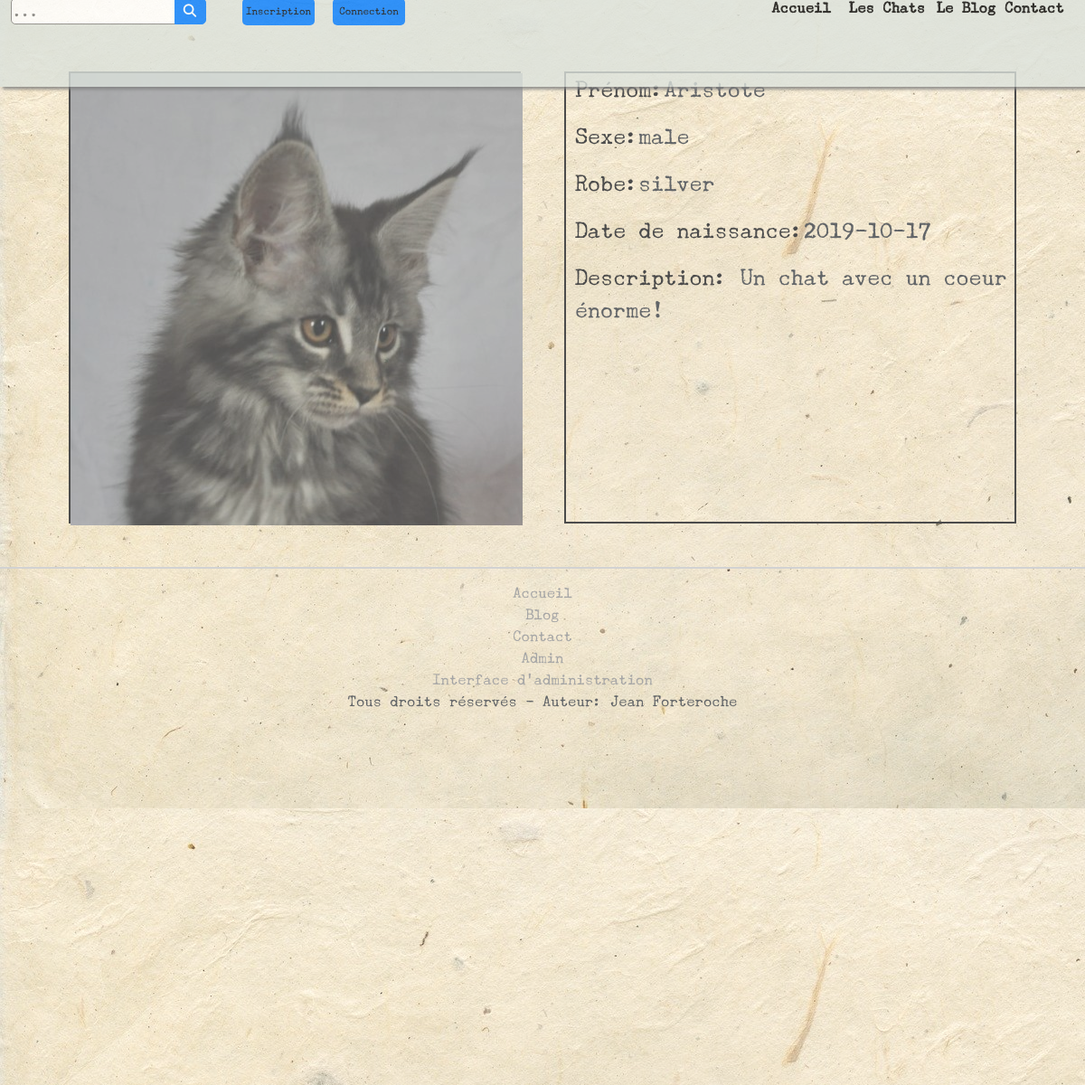
The app's page /index.php?action=maine_coon_youngsters with its own data.
### tables this page shows
CREATE TABLE IF NOT EXISTS `cat_data` (
  `id` int(250) NOT NULL AUTO_INCREMENT,
  `name` varchar(250) NOT NULL,
  `breeder` varchar(250) NOT NULL,
  `gender` varchar(250) NOT NULL,
  `dob` date NOT NULL,
  `coat_color` varchar(250) NOT NULL,
  `hair_type` varchar(250) NOT NULL,
  `tabby_marking` varchar(250) NOT NULL,
  `eye_coloration` varchar(250) NOT NULL,
  `pattern_of_coat` varchar(250) NOT NULL,
  `breed` varchar(250) NOT NULL,
  `status` varchar(250) NOT NULL,
  `cat_shows` varchar(250) NOT NULL,
  `location` varchar(250) NOT NULL,
  `identification` varchar(250) NOT NULL,
  `description` varchar(250) NOT NULL,
  `image` varchar(250) NOT NULL,
  `age_category` varchar(100) NOT NULL,
  PRIMARY KEY (`id`)
);

### controller/controller.php (called while the page is built, shortened)
<?php
require_once('./model/CatManager.php');
function displayAllYoungsters(){
    $catManager = new \Sebastien\Blog\Model\CatManager();
    $req = $catManager->getAllYoungsters();
    require('./view/frontend/maine_coon_youngsters_view.php');
}

### model/CatManager.php (called while the page is built, shortened)
<?php
class CatManager extends Manager
{
	public function getAllYoungsters(){
	$db = $this->dbConnect();
	$req = $db->query("SELECT * FROM cat_data WHERE age_category ='youngster' ORDER BY id DESC");
	return $req;
	}
}

### view/frontend/maine_coon_youngsters_view.php (the view, shortened to what this page needs)
<div class="content_size">
	<div id="top"></div>
<?php
while($data= $req->fetch(PDO::FETCH_ASSOC)) {
			?>
		<div>
			<div id="cat_presentation">
			<div id="cat_picture"><img src="./uploads/<?php echo $data['image'];?>"></div>
			<div id="cat_info">
				<p><span class="info_title">Prénom:</span><?php echo $data['name'];?></p>
				<p><span class="info_title">Sexe:</span><?php echo $data['gender'];?></p>
				<p><span class="info_title">Robe:</span><?php echo $data['coat_color'];?></p>
				<p><span class="info_title">Date de naissance:</span><?php echo $data['dob'];?></p>
				<p><span class="info_title">Description:</span><?php echo $data['description'];?></p>
			</div>
		</div>
		<?php
		}
		?>
<?php require('template.php'); ?>

### public/css/style.css (style rules this page uses)
html { scroll-behavior: smooth; }
body { margin-left: auto; margin-right: auto; font-family: 'Underwood Champion', Arial, Verdana, sans-serif; }
#top { height: 6em; }
span { margin-left: 25%; margin-top: 10%; font-size: 1.5em; }
.content_size { min-height: 1200px; background-image: url(../images/alaska_img6.jpg); background-repeat: repeat; position: relative; padding-bottom: 20px; width: 100%; margin: 0 auto; top: 0%; z-index:10; opacity: 0.7; }
#cat_presentation { display: flex; margin: 0 auto; justify-content: center; }
#cat_picture { width:500px; height:500px; border: solid black 2px; margin: 2%; }
#cat_info { width:500px; height:500px; padding-left: 10px; border: solid black 2px; margin: 2%; font-weight: 400; font-size: 1.5rem; }
.info_title { color: black; font-weight: 400; font-size: 1.5rem; }
span.info_title { margin:0; }
img { width: 500px; height: 500px; }
#top { height:55px; width: 100%; }

### records on screen
cat_data: image (picture), name "Aristote", gender "male", coat_color "silver", dob "2019-10-17", description "Un chat avec un coeur énorme!"
